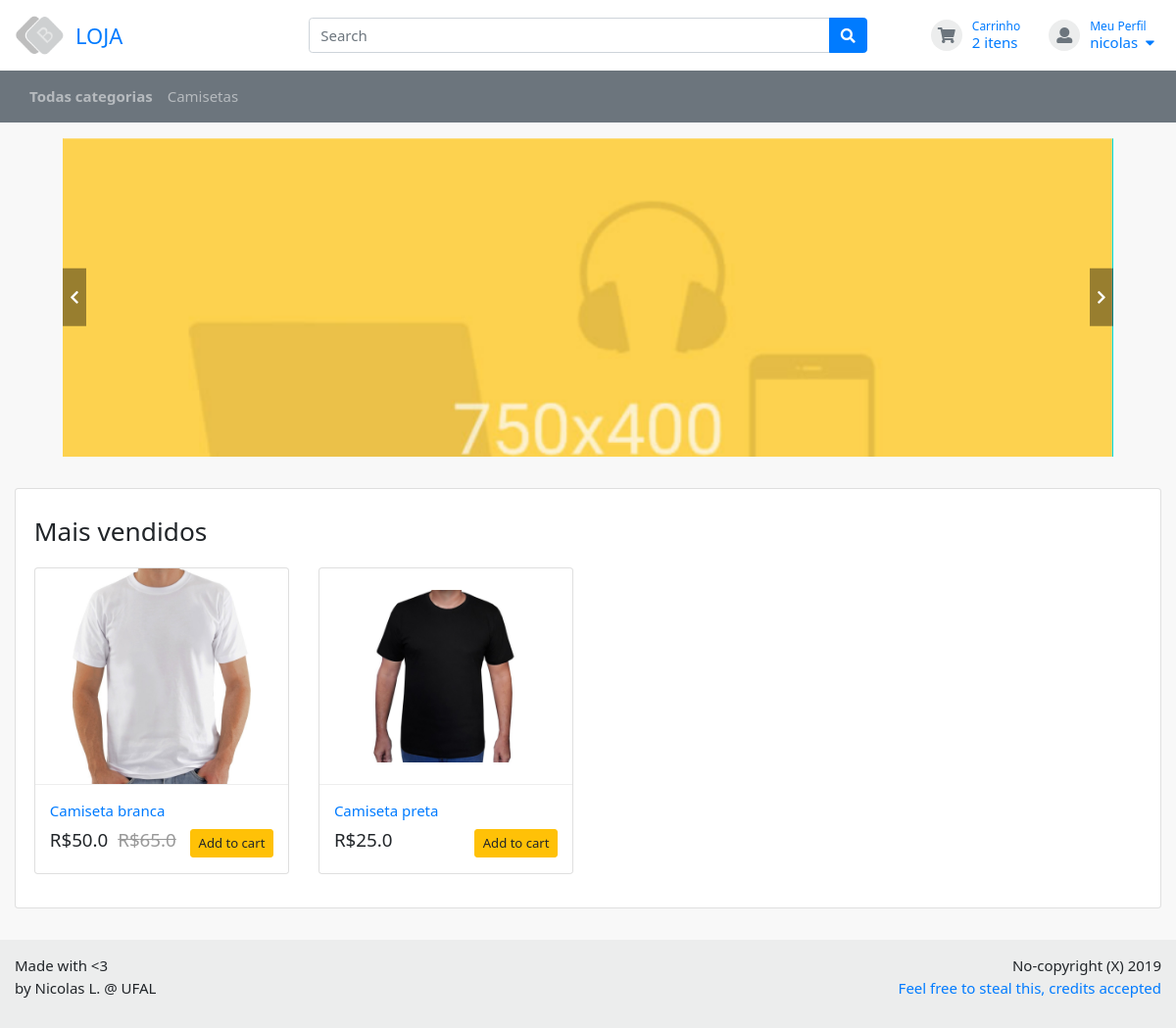
/store/ (signed in), run on the app's committed database.
### app_store/models.py (models this page shows, shortened)
class Cart(models.Model):
	user = models.ForeignKey(CustomUser, on_delete=models.CASCADE)
	date_created = models.DateTimeField(auto_now_add=True)
	date_updated = models.DateTimeField(auto_now=True)
	def get_total_items(self):
		return self.item_set.count()

class Category(models.Model):
	store = models.ForeignKey(Store, on_delete=models.CASCADE)
	name = models.CharField(max_length=60, default='')
	date_created = models.DateTimeField(auto_now_add=True)
	date_updated = models.DateTimeField(auto_now=True)
	def __str__(self):
		return self.name

class Product(models.Model):
	category = models.ForeignKey(Category, on_delete=models.CASCADE, related_name='product_category')
	collection = models.ForeignKey(Collection, on_delete=models.CASCADE)
	name = models.CharField(max_length=60, default='')
	description = models.TextField(max_length=1200, default='')
	model = models.CharField(max_length=100, default='')
	price_new = models.FloatField(default=0)
	price_old = models.FloatField(default=0)
	image = models.ImageField()
	total_sales = models.PositiveIntegerField(default=0, blank=True)
	date_created = models.DateTimeField(auto_now_add=True)
	date_updated = models.DateTimeField(auto_now=True)

### app_users/models.py (models this page shows, shortened)
class CustomUser(AbstractUser):
	token = models.CharField(max_length=64, default="")

### app_store/views.py (the view)
# urls.py: path('store/', views.StoreHome.as_view(), name='store-home'),
class StoreHome(View):
    def get(self, request, *args, **kwargs):
        top_sellers = Product.objects.all().order_by('total_sales')[:4]
        context = {
            'top_sellers': top_sellers,
            'test': '<p>estou testando</p>'
        }
        return render(request, 'app_store/store_home.html', context)

### ecommerce/processors.py (called while the page is built)
def shopping_cart_processor(request):
    try:
        cart = Cart.objects.get(user=request.user)
    except:
        cart = None
    return {'cart': cart}

def categories_processor(request):
    categories_on_navbar = 3
    categories = Category.objects.all()[:categories_on_navbar]
    categories_more = Category.objects.all()[categories_on_navbar:]
    return {'categories': categories, 'categories_more': categories_more}

### app_store/templates/app_store/store_home.html (shortened to what this page needs)
{% extends "app_store/base.html" %}
{% load staticfiles %}
{% block content %}
    <div class="container">
        <div class="row-sm">
            <div class="col-md-11 ml-auto mr-auto">
                <div class="owl-init slider-main owl-carousel" data-items="1" data-dots="false" data-nav="true">
                    <div class="item-slide">
                        <img src="{% static 'images/banners/slide1.jpg' %}">
                    </div>
                </div>
            </div>
        </div>
    </div>
    <section class="section-content padding-y bg">
        <div class="container">
            <div class="card">
                <div class="card-body">
                    <header class="section-heading">
                        <h3 class="title-section">Mais vendidos</h3>
                    </header>
                    <div class="row">
                        {% for product in top_sellers %}
                            <div class="col-md-3">
                                <figure class="card card-product">
                                    <div class="img-wrap">
                                        <img src="{{ product.image.url }}">
                                    </div>
                                    <figcaption class="info-wrap">
                                        <a href="#" class="title">{{ product.name }}</a>
                                        <div class="action-wrap">
                                            <button class="btn btn-warning btn-sm float-right"
                                                    onclick="addToCart({{ product.id }})"> Add to cart
                                            </button>
                                            <div class="price-wrap h5">
                                                <span class="price-new">R${{ product.price_new }}</span>
                                                {% if product.price_old > product.price_new %}
                                                    <del class="price-old">R${{ product.price_old }}</del>
                                                {% endif %}
                                            </div>
                                        </div>
                                    </figcaption>
                                </figure>
                            </div>
                        {% endfor %}
                    </div>
                </div>
            </div>
        </div>
    </section>
{% endblock %}

### app_store/templates/app_store/base.html (shortened to what this page needs)
{% load staticfiles %}
<!DOCTYPE HTML>
<html lang="en">
<head>
    <link href="{% static 'css/bootstrap.css' %}" rel="stylesheet" type="text/css"/>
    <link href="{% static 'fonts/fontawesome/css/fontawesome-all.min.css' %}" type="text/css" rel="stylesheet">
    <link href="{% static 'plugins/fancybox/fancybox.min.css' %}" type="text/css" rel="stylesheet">
    <link href="{% static 'plugins/owlcarousel/assets/owl.carousel.min.css' %}" rel="stylesheet">
    <link href="{% static 'plugins/owlcarousel/assets/owl.theme.default.css' %}" rel="stylesheet">
    <link href="{% static 'css/ui.css' %}" rel="stylesheet" type="text/css"/>
    <link href="{% static 'css/responsive.css' %}" rel="stylesheet" media="only screen and (max-width: 1200px)"/>
</head>
<body>
<header class="section-header">
    <section class="header-main">
        <div class="container">
            <div class="row align-items-center">
                <div class="col-lg-3">
                    <a href="{% url 'store-home' %}">
                        <div class="brand-wrap">
                            <img class="logo" src="{% static 'images/logo-dark.png' %}">
                            <h2 class="logo-text">LOJA</h2>
                        </div>
                    </a>
                </div>
                <div class="col-lg-6 col-sm-6">
                    {% if category_name %}
                        <form action="{% url 'product-list' category_name %}" class="search-wrap" method="get">
                    {% else %}
                        <form action="{% url 'product-list' 'Tudo' %}" class="search-wrap" method="get">
                    {% endif %}
                    <div class="input-group">
                        <input name="q" type="text" class="form-control" placeholder="Search">
                        <div class="input-group-append">
                            <button class="btn btn-primary" type="submit">
                                <i class="fa fa-search"></i>
                            </button>
                        </div>
                    </div>
                    </form>
                </div>
                <div class="col-lg-3 col-sm-6">
                    <div class="widgets-wrap d-flex justify-content-end">
                        <div class="widget-header">
                            <a href="{% url 'shopping-cart' %}" class="icontext">
                                <div class="icon-wrap icon-xs bg2 round text-secondary"><i
                                        class="fa fa-shopping-cart"></i>
                                </div>
                                <div class="text-wrap">
                                    <small>Carrinho</small>
                                    {% if cart.get_total_items == 1 %}
                                        <span id="cart-text">{{ cart.get_total_items }} item</span>
                                    {% else %}
                                        <span id="cart-text">{{ cart.get_total_items }} itens</span>
                                    {% endif %}
                                </div>
                            </a>
                        </div>
                        <div class="widget-header dropdown">
                            {% if user.is_authenticated %}
                                <a href="#" class="ml-3 icontext" data-toggle="dropdown" data-offset="20,10">
                                    <div class="icon-wrap icon-xs bg2 round text-secondary"><i class="fa fa-user"></i>
                                    </div>
                                    <div class="text-wrap">
                                        <small>Meu Perfil</small>
                                        <span>{{ user.username }}&ensp;<i class="fa fa-caret-down"></i></span>
                                    </div>
                                </a>
                            {% endif %}
                        </div>
                    </div>
                </div>
            </div>
        </div>
    </section>
    <nav class="navbar navbar-expand-lg navbar-dark bg-secondary">
        <div class="container">
            <div class="collapse navbar-collapse" id="main_nav">
                <ul class="navbar-nav">
                    <li class="nav-item">
                        <a class="nav-link pl-0" href="#"> <strong>Todas categorias</strong></a>
                    </li>
                    {% for category in categories %}
                        <li class="nav-item">
                            <a class="nav-link" href="#">{{ category }}</a>
                        </li>
                    {% endfor %}
                </ul>
            </div>
        </div>
    </nav>
</header>
<section class="section-main bg padding-top-sm">
    {% block content %}
    {% endblock %}
</section>
<footer class="section-footer bg2">
    <div class="container">
        <section class="footer-bottom row">
            <div class="col-sm-6">
                <p> Made with <3<br> by Nicolas L. @ UFAL</p>
            </div>
            <div class="col-sm-6">
                <p class="text-sm-right">
                    No-copyright (X) 2019 <br>
                    <a href="http://github.com/nicolasleao/django-ecommerce">Feel free to steal this, credits
                        accepted</a>
                </p>
            </div>
        </section>
    </div>
</footer>
</body>
</html>

### static/css/ui.css (style rules this page uses)
html { font-size: 15px; }
.img-wrap { text-align: center; display: block; }
.img-wrap img { max-width: 100%; }
.icon-wrap { text-align: center; }
.icon-xs, .icon-sm, .icon-md, .icon-lg { display: inline-block; text-align: center; }
.icon-xs { width: 32px; height: 32px; line-height: 32px; font-size: 16px; }
.round { border-radius: 200px; }
.padding-y { padding-top: 32px; padding-bottom: 32px; }
.padding-top-sm { padding-top: 16px; }
figure { margin-bottom: 0; }
.row-sm { margin-right: -7px; margin-left: -7px; display: -ms-flexbox; display: -webkit-box; display: flex; -ms-flex-wrap: wrap; flex-wrap: wrap; }
.row-sm > [class^="col"] { padding-left: 7px; padding-right: 7px; }
.bg { background-color: #f8f8f8 !important; }
.bg2 { background-color: #eceded !important; }
.section-heading { margin-bottom: 20px; margin-top: 10px; }
.title-section { padding-right: 15px; }
.header-main { padding-top: 1rem; padding-bottom: 1rem; }
.brand-wrap .logo, .navbar-brand .logo { margin-right: 7px; max-height: 42px; display: inline-block; }
.brand-wrap .logo-text, .navbar-brand .logo-text { margin: 0; display: inline-block; font-size: 22px; vertical-align: middle; }
.header-main { position: relative; }
.widget-header { margin-left: 7px; margin-right: 7px; display: inline-block; position: relative; }
.footer-bottom { padding: 15px 0; }
.slider-main .item-slide { height: 325px; }
.slider-main .item-slide img { min-width: 100%; min-height: 100%; -o-object-fit: cover; object-fit: cover; }
.card-product { margin-bottom: 1rem; }
.card-product:after { content: ""; display: table; clear: both; visibility: hidden; }
.card-product .img-wrap { border-radius: 0.2rem 0.2rem 0 0; overflow: hidden; position: relative; height: 220px; text-align: center; }
.card-product .img-wrap img { max-height: 100%; max-width: 100%; width: auto; display: inline-block; -o-object-fit: cover; object-fit: cover; }
.card-product .info-wrap { overflow: hidden; padding: 15px; border-top: 1px solid #eee; }
.card-product .action-wrap { padding-top: 4px; margin-top: 4px; }
.card-product .title { margin-top: 0; }
.card .img-wrap { overflow: hidden; }
.icontext { display: -webkit-inline-box; display: -ms-inline-flexbox; display: inline-flex; -webkit-box-align: center; -ms-flex-align: center; align-items: center; }
.icontext .icon-wrap { position: relative; }
.icontext .text-wrap { line-height: 1.2; padding-left: 10px; }
.icontext small, .icontext .title { display: block; }
.price-new, .price { margin-right: 5px; }
.price-old { color: #999; }
.section-main { min-height: 100vh; }

### data on the page
Cart: get_total_items "2"
CustomUser: username "nicolas"
Category: name "Camisetas"
Product: image (picture), name "Camiseta branca", price_new "50.0", price_old "65.0"
Product: image (picture), name "Camiseta preta", price_new "25.0"
